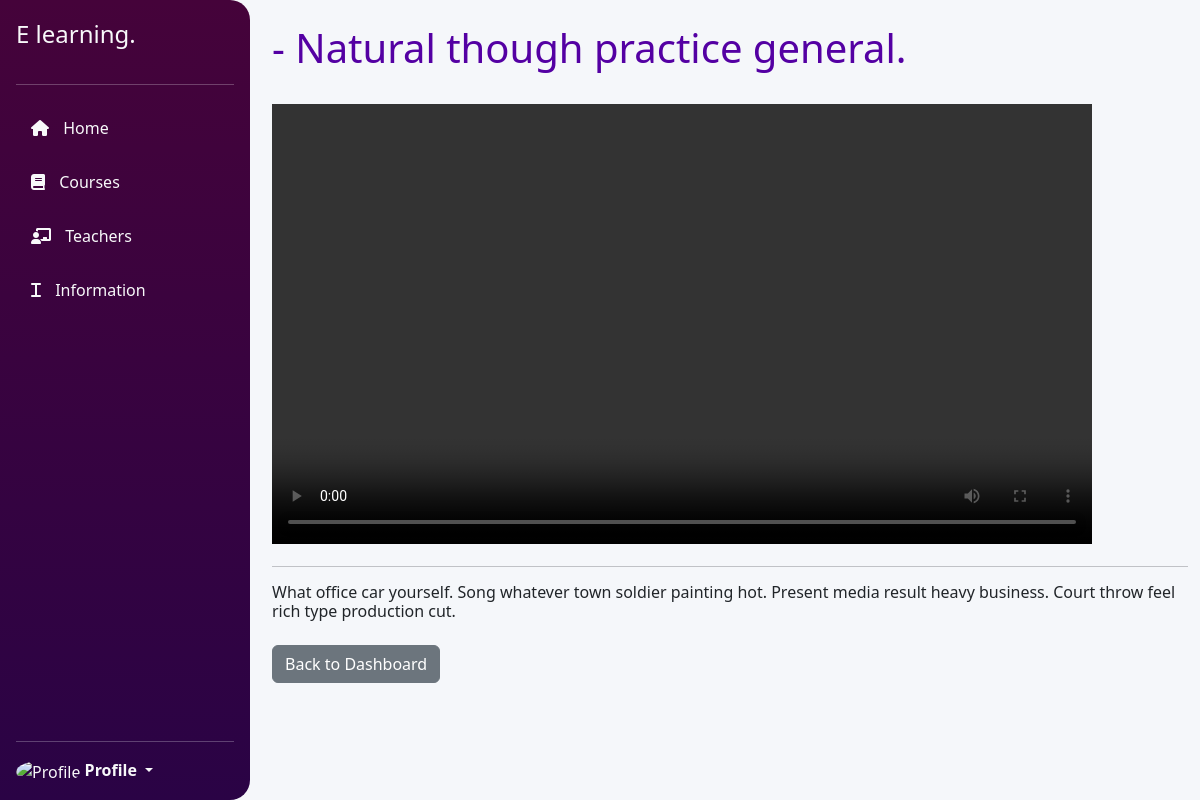
Page /course/13/ (signed in) on the committed database.
### lms/models.py (models this page shows, shortened)
class Course(models.Model):
    title = models.CharField(max_length=100)
    description = models.TextField()
    created_by = models.ForeignKey(UserProfile, on_delete=models.CASCADE, limit_choices_to={'user_type': 'teacher'})
    video = models.FileField(upload_to='course_videos/', blank=True, null=True, default='course_videos/default.mp4')
    def get_video_url(self):
        if self.video:
            return self.video.url
        return '/media/course_videos/default.mp4'

### lms/views.py (the view)
# urls.py: path('course/<int:course_id>/', view_course, name='view_course'),
@login_required
def view_course(request, course_id):
    course = get_object_or_404(Course, id=course_id)
    context = {
        'course': course,
        'video_url': course.get_video_url()
    }
    return render(request, 'view_course.html', context)

### lms/templates/view_course.html (shortened to what this page needs)
{% extends 'base.html' %}
{% load static %}
{% block content %}
<div class="container-a" style="margin-left: 130px;">
    <br>
    <h1 style="color: rgb(84, 0, 163);">- {{ course.title }}</h1>
    <br>
    <video autoplay loop width="820" height="440" controls>
        <source src="{{ video_url }}" type="video/mp4">
    </video>
    <hr>
    <h6 > {{ course.description }}</h6>
    <div class="mt-4">
        <a href="{% url 'dashboard' %}" class="btn btn-secondary">Back to Dashboard</a>
    </div>
</div>
{% endblock %}

### lms/static/css/teacher.css (style rules this page uses)
body { background-color: #f5f7fa; }

### rows in the picture
Course: title "Natural though practice general.", description "What office car yourself. Song whatever town soldier painting hot. Present media result heavy business. Court throw feel rich type production cut."
